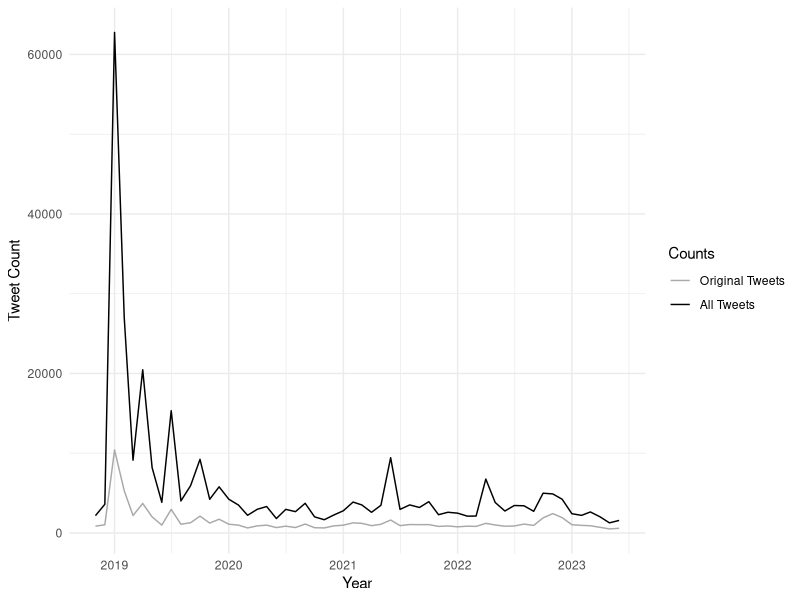

Write R code to recreate this figure.
## ---- chunk 1
library(tidyverse)
library(writexl)
library(xtable)
library(ggplot2)

monthly_counts <- read_csv('../data/1_counts_data/tweet_counts_monthly.csv')
monthly_counts$year_month = as.Date(
  paste(monthly_counts$year, "-", monthly_counts$month, "-1", sep=""),
  format="%Y-%m-%d"
) 

monthly_counts <- monthly_counts %>% 
  select(year_month, total_tweets, num_not_rt) %>%
  pivot_longer(!year_month, values_to="tweet_count")

ggplot(monthly_counts, aes(x=year_month, y=tweet_count, colour=name)) +
  guides(fill="none") +
  geom_line() + 
  scale_y_continuous(name="Tweet Count") +
  scale_x_date(name="Year") +
  theme_minimal() +
  labs(color="Counts") +
  scale_color_manual(labels = c("Original Tweets", "All Tweets"), values = c("darkgray", "black"))

